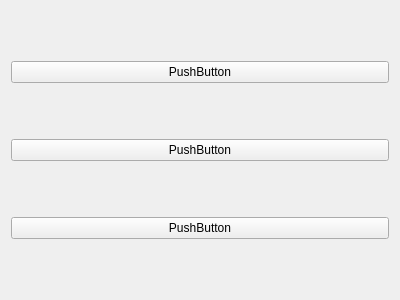
<?xml version="1.0" encoding="UTF-8"?>
<ui version="4.0">
 <class>Form</class>
 <widget class="QWidget" name="Form">
  <property name="geometry">
   <rect>
    <x>0</x>
    <y>0</y>
    <width>400</width>
    <height>300</height>
   </rect>
  </property>
  <property name="windowTitle">
   <string>Form</string>
  </property>
  <layout class="QVBoxLayout" name="verticalLayout">
   <item>
    <widget class="QPushButton" name="b1">
     <property name="text">
      <string>PushButton</string>
     </property>
    </widget>
   </item>
   <item>
    <widget class="QPushButton" name="b2">
     <property name="text">
      <string>PushButton</string>
     </property>
    </widget>
   </item>
   <item>
    <widget class="QPushButton" name="b3">
     <property name="text">
      <string>PushButton</string>
     </property>
    </widget>
   </item>
  </layout>
 </widget>
 <resources/>
 <connections/>
</ui>
